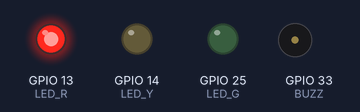
A sketch run on a simulated ESP32. Parts: output pins drawn as LEDs (lit = HIGH), buzzer (waves = sounding). Pins used as bus, display or sensor lines are not drawn; what the sketch prints to the serial monitor is not drawn.

Above: at 0.8 s.
At 1.8 s:
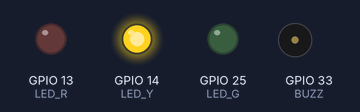
At 2.8 s:
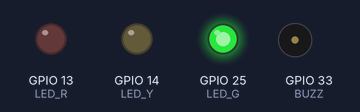
At 6.5 s:
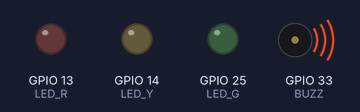
At 8.0 s:
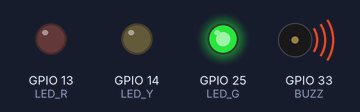
At 9.3 s:
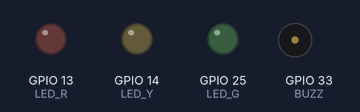
Timing chart, 0 to 13.3 s (numbered marks = the images above):
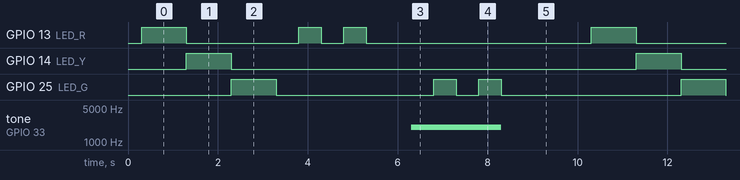

Measured:
- by itself, GPIO 13 (LED_R): repeats every 10.0 s: LOW 2.5 s, HIGH 0.50 s, LOW 0.50 s, HIGH 0.50 s, LOW 5.0 s, HIGH 1.0 s
- by itself, GPIO 14 (LED_Y): alternates HIGH for 1.0 s and LOW for 9.0 s
- by itself, GPIO 25 (LED_G): repeats every 10.0 s: LOW 3.5 s, HIGH 0.50 s, LOW 0.50 s, HIGH 0.50 s, LOW 4.0 s, HIGH 1.0 s
- by itself, tone on GPIO 33 (BUZZ): alternates 2000 Hz for 2.0 s and silent for 8.0 s

The sketch:

T07_buzzer_led.ino
```cpp
// T07_buzzer_led — 부저(GPIO33) · 신호등 LED 모듈(공통 GND, R=13 · Y=14 · G=25) 확인 · 부저 능동/수동 판별
// 배선: 모듈 GND → 공통 GND · R → P13 · Y → P14 · G → P25 (모듈에 저항 내장 안 돼 있으면 각 선에 220~330 Ω 직렬)
// 합격 기준: 0) R→Y→G가 1초씩 순서대로 점등 · (A) digitalWrite HIGH 구간에서 소리가 나면 능동형
//           (B) 2 kHz 톤 구간에서만 소리가 나면 수동형
const int BUZZ = 33, LED_R = 13, LED_Y = 14, LED_G = 25;

void allOff() {
  digitalWrite(LED_R, LOW);
  digitalWrite(LED_Y, LOW);
  digitalWrite(LED_G, LOW);
}

void setup() {
  Serial.begin(115200);
  delay(300);
  pinMode(LED_R, OUTPUT);
  pinMode(LED_Y, OUTPUT);
  pinMode(LED_G, OUTPUT);
  pinMode(BUZZ, OUTPUT);
  digitalWrite(BUZZ, LOW);
  allOff();
}

void loop() {
  // 0) 신호등 3색 배선 확인
  Serial.println("[T07] 0) R -> Y -> G 1초씩 점등 (배선·색 확인)");
  allOff(); digitalWrite(LED_R, HIGH); delay(1000);
  allOff(); digitalWrite(LED_Y, HIGH); delay(1000);
  allOff(); digitalWrite(LED_G, HIGH); delay(1000);
  allOff();

  // (A) 능동형 판별: 단순 ON 2초 (빨강으로 점멸 표시)
  Serial.println("[T07] A) digitalWrite HIGH 2s  -> 소리 나면 능동형");
  pinMode(BUZZ, OUTPUT); digitalWrite(BUZZ, HIGH);
  for (int i = 0; i < 4; i++) { digitalWrite(LED_R, i & 1); delay(500); }
  digitalWrite(BUZZ, LOW);
  allOff();
  delay(1000);

  // (B) 수동형 판별: LEDC 2 kHz 톤 2초 (3.x: ledcAttach 후 duty 50 %) (초록으로 점멸 표시)
  Serial.println("[T07] B) 2 kHz tone 2s        -> 여기서만 소리 나면 수동형");
  ledcAttach(BUZZ, 2000, 8);
  ledcWrite(BUZZ, 128);
  for (int i = 0; i < 4; i++) { digitalWrite(LED_G, i & 1); delay(500); }
  ledcWrite(BUZZ, 0);
  ledcDetach(BUZZ);
  allOff();
  delay(2000);
}
```
